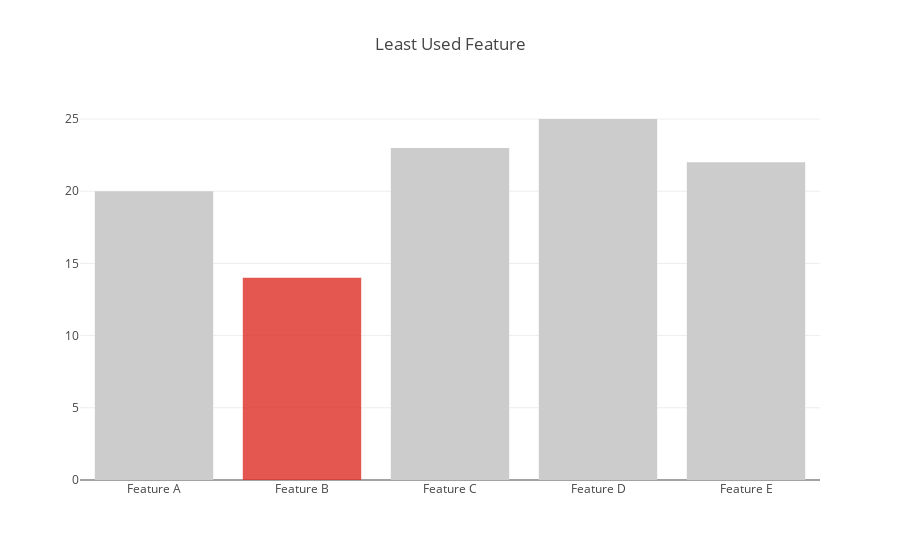

Source (notebook cell):
### Markdown cell above
## Customizing Individual Bar Colors

### Code cell
val defaultColor = Color.RGBA(204,204,204,1)
val highlightColor = Color.RGBA(222,45,38,0.8)

val trace1 = Bar(
  Seq("Feature A", "Feature B", "Feature C", "Feature D", "Feature E"),
  Seq(20, 14, 23, 25, 22),
  marker = Marker(
    color = Seq(
      defaultColor, highlightColor, defaultColor, defaultColor, defaultColor
    )
  )
)

val data = Seq(trace1)

val layout = Layout(
  title = "Least Used Feature"
)

plot(data, layout)

### Figure 1 — Plotly figure (JSON) as saved in the notebook; plotly's stock layout.template omitted (floating-point values rounded to 4 significant figures)
{"data": [{"marker": {"color": ["rgba(204, 204, 204, 1.0)", "rgba(222, 45, 38, 0.8)", "rgba(204, 204, 204, 1.0)", "rgba(204, 204, 204, 1.0)", "rgba(204, 204, 204, 1.0)"]}, "type": "bar", "x": ["Feature A", "Feature B", "Feature C", "Feature D", "Feature E"], "y": [20, 14, 23, 25, 22]}], "layout": {"title": "Least Used Feature"}}
